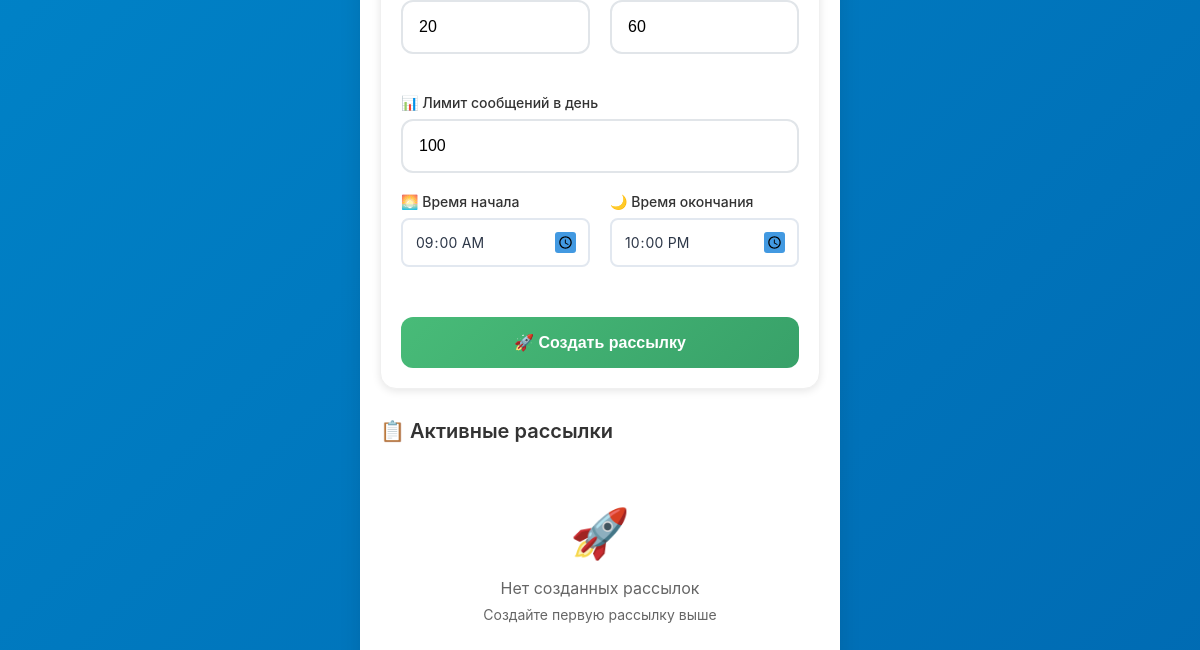
The page /launch (signed in, lower part) on the database as committed earlier.
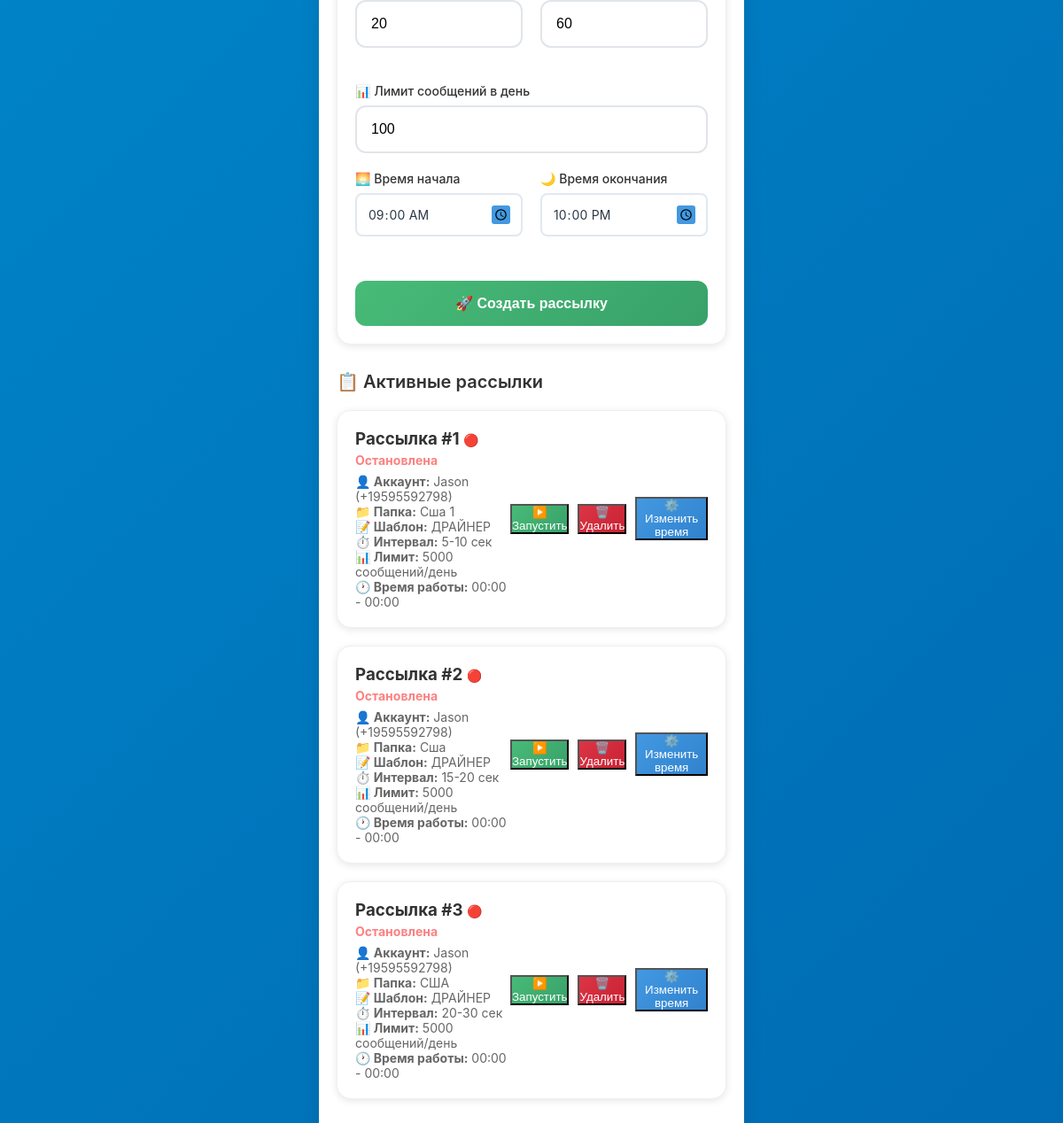
The same page on the database as committed later.
### app/db.py (models this page shows)
class Job(SQLModel, table=True):
    id: Optional[int] = Field(default=None, primary_key=True)
    account_id: int = Field(foreign_key="account.id")
    folder_id: int = Field(foreign_key="folder.id")
    template_id: int = Field(foreign_key="messagetemplate.id")
    min_interval: int = 20               # минимальная пауза (сек)
    max_interval: int = 60               # максимальная пауза (сек)
    daily_limit: int = 100               # сообщений в сутки
    active_from: time = time(9, 0, 0)    # начало активности
    active_to: time = time(22, 0, 0)     # конец активности
    is_running: bool = False             # активна ли задача
    created_at: datetime = Field(default_factory=datetime.utcnow)
    account: Account = Relationship(back_populates="jobs")
    template: MessageTemplate = Relationship(back_populates="jobs")
    folder: Folder = Relationship(back_populates="jobs")

class Account(SQLModel, table=True):
    id: Optional[int] = Field(default=None, primary_key=True)
    title: str                           # название аккаунта (для админа)
    phone: str                           # номер телефона аккаунта
    api_id: int                          # API ID из my.telegram.org
    api_hash: str                        # API Hash из my.telegram.org
    session_string: str                  # строка сессии (будет зашифрована)
    proxy_url: Optional[str] = None      # прокси (если нужен)
    is_active: bool = False              # статус подключения
    created_at: datetime = Field(default_factory=datetime.utcnow)
    jobs: List["Job"] = Relationship(back_populates="account")
    logs: List["Log"] = Relationship(back_populates="account")

class Folder(SQLModel, table=True):
    id: Optional[int] = Field(default=None, primary_key=True)
    account_id: int = Field(foreign_key="account.id")
    title: str                           # название папки
    chats_json: str                      # JSON-массив с ID чатов
    created_at: datetime = Field(default_factory=datetime.utcnow)
    jobs: List["Job"] = Relationship(back_populates="folder")

class MessageTemplate(SQLModel, table=True):
    id: Optional[int] = Field(default=None, primary_key=True)
    title: str
    variants_json: str                   # JSON-массив с вариантами сообщений
    media_path: Optional[str] = None     # путь к файлу (если есть медиа)
    created_at: datetime = Field(default_factory=datetime.utcnow)
    jobs: List["Job"] = Relationship(back_populates="template")

### app/routers.py (the view)
@router.get("/launch", response_class=HTMLResponse)
def list_jobs(request: Request, session: Session = Depends(get_session), auth: bool = Depends(check_auth)):
    jobs = session.exec(select(Job)).all()
    accounts = session.exec(select(Account)).all()
    folders = session.exec(select(Folder)).all()
    templates_list = session.exec(select(MessageTemplate)).all()
    return templates.TemplateResponse(
        "launch.html",
        {
            "request": request,
            "jobs": jobs,
            "accounts": accounts,
            "folders": folders,
            "templates_list": templates_list,
        },
    )

### app/templates/launch.html (shortened to what the changed rows need)
{% extends "base.html" %}
{% block content %}
<div class="content">
    {% if jobs %}
    {% for job in jobs %}
    <div class="card" style="margin-bottom: 20px;">
        <div style="display: flex; justify-content: space-between; align-items: center;">
            <div>
                <h3 style="margin: 0; color: #333;">
                    Рассылка #{{ job.id }}
                    {% if job.is_running %}
                    <span style="color: #48bb78; font-size: 14px;">🟢 Активна</span>
                    {% else %}
                    <span style="color: #fc8181; font-size: 14px;">🔴 Остановлена</span>
                    {% endif %}
                </h3>
                <div style="color: #666; font-size: 14px; margin-top: 5px;">
                    <p><strong>👤 Аккаунт:</strong> {{ job.account.title }} ({{ job.account.phone }})</p>
                    <p><strong>📁 Папка:</strong> {{ job.folder.title }}</p>
                    <p><strong>📝 Шаблон:</strong> {{ job.template.title }}</p>
                    <p><strong>⏱️ Интервал:</strong> {{ job.min_interval }}-{{ job.max_interval }} сек</p>
                    <p><strong>📊 Лимит:</strong> {{ job.daily_limit }} сообщений/день</p>
                    <p><strong>🕐 Время работы:</strong> {{ job.active_from.strftime('%H:%M') }} - {{ job.active_to.strftime('%H:%M') }}</p>
                </div>
            </div>
            <div style="display: flex; gap: 10px; align-items: center;">
                {% if job.is_running %}
                <form method="post" action="/launch/stop/{{ job.id }}" style="display: inline;">
                    <button type="submit" class="btn-sm" style="background: linear-gradient(135deg, #fc8181 0%, #f56565 100%); color: white;">
                        ⏹️ Остановить
                    </button>
                </form>
                {% else %}
                <form method="post" action="/launch/start/{{ job.id }}" style="display: inline;">
                    <button type="submit" class="btn-sm" style="background: linear-gradient(135deg, #48bb78 0%, #38a169 100%); color: white;">
                        ▶️ Запустить
                    </button>
                </form>
                {% endif %}
                <form method="post" action="/launch/delete/{{ job.id }}" style="display: inline;"
                      onsubmit="return confirm('Удалить рассылку #{{ job.id }}?')">
                    <button type="submit" class="btn-sm" style="background: linear-gradient(135deg, #dc3545 0%, #c82333 100%); color: white;">
                        🗑️ Удалить
                    </button>
                </form>
                <button onclick="editJob({{ job.id }}, '{{ job.active_from.strftime('%H:%M') }}', '{{ job.active_to.strftime('%H:%M') }}', {{ job.min_interval }}, {{ job.max_interval }}, {{ job.daily_limit }})"
                        class="btn-sm" style="background: linear-gradient(135deg, #4299e1 0%, #3182ce 100%); color: white;">
                    ⚙️ Изменить время
                </button>
            </div>
        </div>
    </div>
    {% endfor %}
    {% else %}
    <div style="text-align: center; color: #666; padding: 40px 20px;">
        <div style="font-size: 48px; margin-bottom: 16px;">🚀</div>
        <p>Нет созданных рассылок</p>
        <p style="font-size: 14px; margin-top: 8px;">Создайте первую рассылку выше</p>
    </div>
    {% endif %}
</div>
{% endblock %}

Rows that differ between the two databases and show on the page:
added Job: id "1", is_running "🔴 Остановлена", account "Jason", account.phone "+19595592798", folder "Сша 1", template "ДРАЙНЕР", min_interval "5", max_interval "10", daily_limit "5000", active_from "00:00", active_to "00:00"
added Job: id "2", is_running "🔴 Остановлена", account "Jason", account.phone "+19595592798", folder "Сша", template "ДРАЙНЕР", min_interval "15", max_interval "20", daily_limit "5000", active_from "00:00", active_to "00:00"
added Job: id "3", is_running "🔴 Остановлена", account "Jason", account.phone "+19595592798", folder "США", template "ДРАЙНЕР", min_interval "20", max_interval "30", daily_limit "5000", active_from "00:00", active_to "00:00"
Other text that changed with them:
text no longer shown: "🚀 Нет созданных рассылок Создайте первую рассылку выше"
